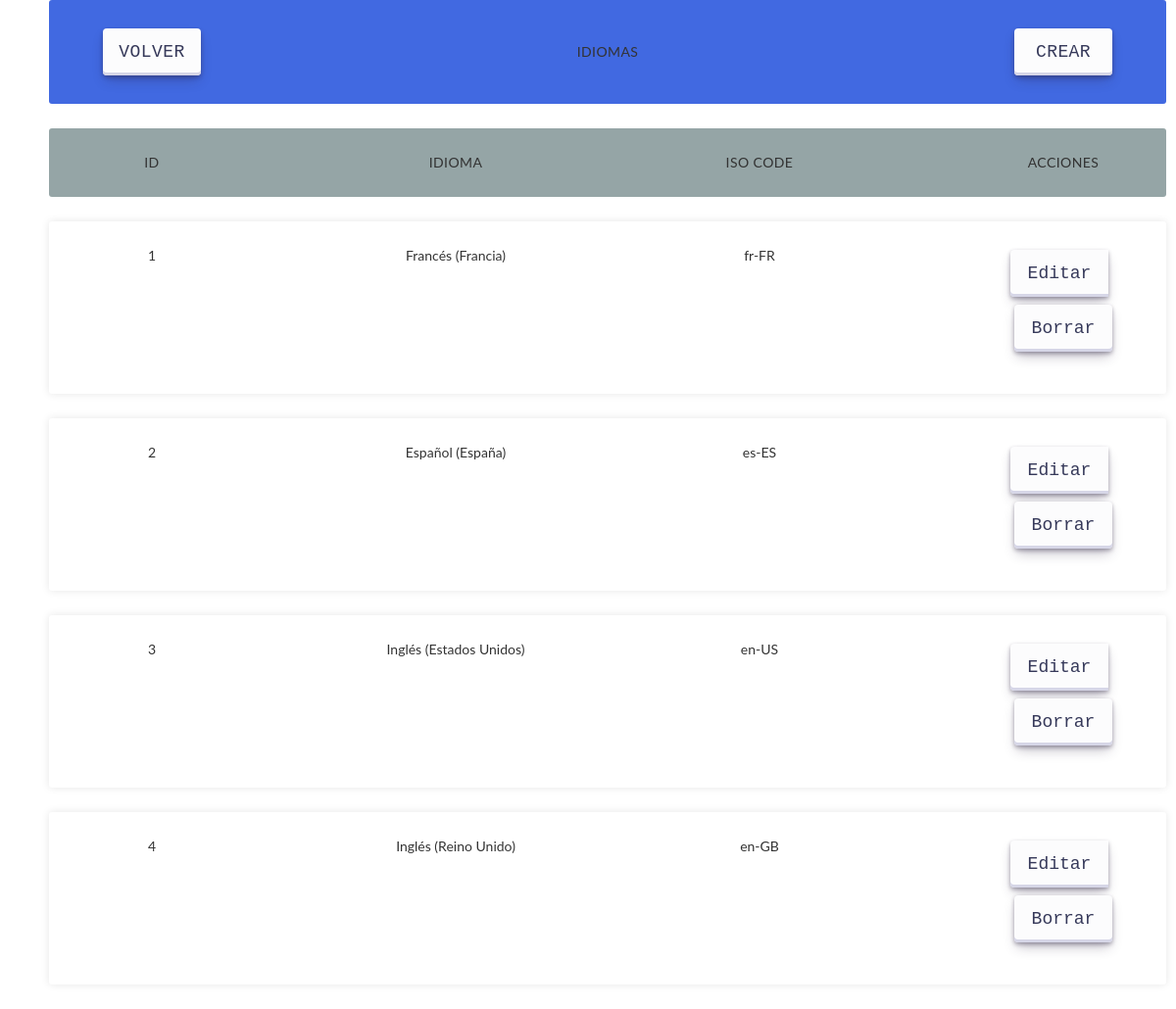
/views/idioma/index.php, run on the app's committed database.
### tables this page shows
CREATE TABLE IDIOMAS(
                                 ID MEDIUMINT NOT NULL AUTO_INCREMENT,
                                 NOMBRE VARCHAR(255) NOT NULL,
                                 ISO_CODE VARCHAR(255) UNIQUE NOT NULL,
                                 CONSTRAINT PK_IDIOMA PRIMARY KEY(ID)
);

### models/Idioma.php (called while the page is built, shortened)
<?php
   require_once( $_SERVER['DOCUMENT_ROOT'].'/MASW04_actividad_1/utils/Database.php');
    class Idioma
    {
        private $id;
        private $nombre;
        private $isoCode;
        private $database;
    private function constructor($idIdioma, $nombreIdioma, $isoCodeIdioma)
    {
        $this->id = $idIdioma;
        $this->nombre = $nombreIdioma;
        $this->isoCode = $isoCodeIdioma;
        $this->database = Database::getInstance();
    }
    public function constructorVacio()
    {
        $this->database = Database::getInstance();
    }
    public function __construct()
    {
        $params = func_get_args();
        $num_params = func_num_args();
    }
        public function getAll()
        {
            $connection = $this->database->getConnection();
            $query = "SELECT * FROM filmaviu.idiomas";
            $result = $connection->query($query);
            $listData = [];
            foreach ($result as $item)
            {
                $idioma =  new Idioma($item['ID'], $item['NOMBRE'], $item['ISO_CODE']);
                array_push($listData, $idioma);
            }
            $this->database->closeConnection();
            return $listData;
        }
        public function getId()
        {
            return $this->id;
        }
        public function getNombre()
        {
            return $this->nombre;
        }
        public function getIsoCode()
        {
            return $this->isoCode;
        }
}
?>

### utils/Database.php (called while the page is built, shortened)
<?php
    class Database
    {
        private $db_host = "localhost";
        private $db_user = "root";
        private $db_password = "root";
        private $db_database = "filmaviu";
        private $mysqli = null;
        private static $instance;
        public static function getInstance()
        {
            if (!isset(self::$instance))
            {
                self::$instance = new self;
            }
            return self::$instance;
        }
        public function getConnection()
        {
            if ($this->mysqli == null)
            {
                $this->mysqli = $this->createConnection();
            }
            return $this->mysqli;
        }
        public function closeConnection()
        {
            if ($this->mysqli != null)
            {
                $this->mysqli = null;
            }
        }
        private function createConnection()
        {
            $mysqli = @new mysqli(
                $this->db_host,
                $this->db_user,
                $this->db_password,
                $this->db_database
            );
            return $mysqli;
        }
    }
?>

### controllers/IdiomaController.php (called while the page is built, shortened)
<?php
require_once( $_SERVER['DOCUMENT_ROOT'].'/MASW04_actividad_1/models/Idioma.php');
function listarIdiomas()
{
    $model = new Idioma();
    $listarIdiomas = $model->getAll();
    return $listarIdiomas;
}
?>

### views/idioma/index.php (the view, shortened to what this page needs)
<div>
<link rel="stylesheet" href="../styles/biblioteca.css" type="text/css">
    <link rel="stylesheet" href="../styles/bootstrap.css" type="text/css">
    <?php
        require_once( $_SERVER['DOCUMENT_ROOT'].'/MASW04_actividad_1/controllers/IdiomaController.php');
    ?>
        <div class="table_container">
                <ul class="items_table">
                    <li class="table-title">
                        <div class="item_column">
                            <a class="btn btn-success" href="../">
                                Volver
                            </a>
                        </div>
                        <div class="item_column">IDIOMAS</div>
                        <div class="item_column">
                            <a class="btn btn-success" href="new.php">
                                Crear
                            </a>
                        </div>
                    </li>
                    <li class="table-header">
                        <div class="item_column">Id</div>
                        <div class="item_column">Idioma</div>
                        <div class="item_column">Iso code</div>
                        <div class="item_column">Acciones</div>
                    </li>
    <?php
        $listaIdiomas = listarIdiomas();
        if (count($listaIdiomas) > 0)
        {
                foreach($listaIdiomas as $idioma)
                    {
                ?>
                <li class="table-row">
                        <div class="item_column" data-label="Id"><?php echo $idioma->getId(); ?></div>
                        <div class="item_column" data-label="Nombre"><?php echo $idioma->getNombre(); ?></div>
                        <div class="item_column" data-label="Iso"><?php echo $idioma->getIsoCode(); ?></div>
                        <div class="item_column" data-label="Acciones">
                             <div class="btn-group" role="group">
                                    <a class="btn btn-success" href="edit.php?id=<?php echo $idioma->getId(); ?>">
                                        Editar
                                    </a>
                                    <form name="delete-idioma" action="delete.php" method="POST" style="...">
                                        <button type="submit" class="btn btn-danger">Borrar</button>
                                    </form>
                                 </div>
                            </div>
                        </li>
                    <?php
                    }
                ?>
            </ul>
         </div>
    <?php
        }
        else
        {
    ?>
            <div class="alerta alerta-warning" role="alert">
                Aun no existen idiomas.
            </div>
    <?php
        }
    ?>
</div>

### views/styles/biblioteca.css (style rules this page uses)
.table_container { max-width: 1920px; margin-left: auto; margin-right: auto; padding-left: 10px; padding-right: 10px; }
.items_table { font-family: 'lato', sans-serif; }
.items_table li { border-radius: 3px; padding: 25px 30px; display: flex; justify-content: space-between; margin-bottom: 25px; }
.items_table .table-title { background-color: royalblue; font-size: 14px; text-transform: uppercase; letter-spacing: 0.03em; display: flex; justify-content: space-between; align-items: center; }
.items_table .table-header { background-color: #95A5A6; font-size: 14px; text-transform: uppercase; letter-spacing: 0.03em; display: flex; justify-content: space-between; align-items: center; }
.items_table .table-row { background-color: #ffffff; box-shadow: 0px 0px 9px 0px rgba(0, 0, 0, 0.1); display: flex; justify-content: space-between; }
.item_column { width: 150px !important; text-align: center; }
.table_container .btn { align-items: center; appearance: none; background-color: #FCFCFD; border-radius: 4px; border-width: 0; box-shadow: rgba(45, 35, 66, 0.4) 0 2px 4px,rgba(45, 35, 66, 0.3) 0 7px 13px -3px,#D6D6E7 0 -3px 0 inset; box-sizing: border-box; color: #36395A; cursor: pointer; display: inline-flex; font-family: "JetBrains Mono",monospace; height: 48px; justify-content: center; line-height: 1; list-style: none; overflow: hidden; padding-left: 16px; padding-right: 16px; position: relative; text-align: left; text-decoration: none; transition: box-shadow .15s,transform .15s; user-select: none; -webkit-user-select: none; touch-action: manipulation; white-space: nowrap; will-change: box-shadow,transform; font-size: 18px; min-width: 100px; max-width: 300px; margin: 4px; }

### data on the page
idiomas: ID "1", NOMBRE "Francés (Francia)", ISO_CODE "fr-FR"
idiomas: ID "2", NOMBRE "Español (España)", ISO_CODE "es-ES"
idiomas: ID "3", NOMBRE "Inglés (Estados Unidos)", ISO_CODE "en-US"
idiomas: ID "4", NOMBRE "Inglés (Reino Unido)", ISO_CODE "en-GB"
